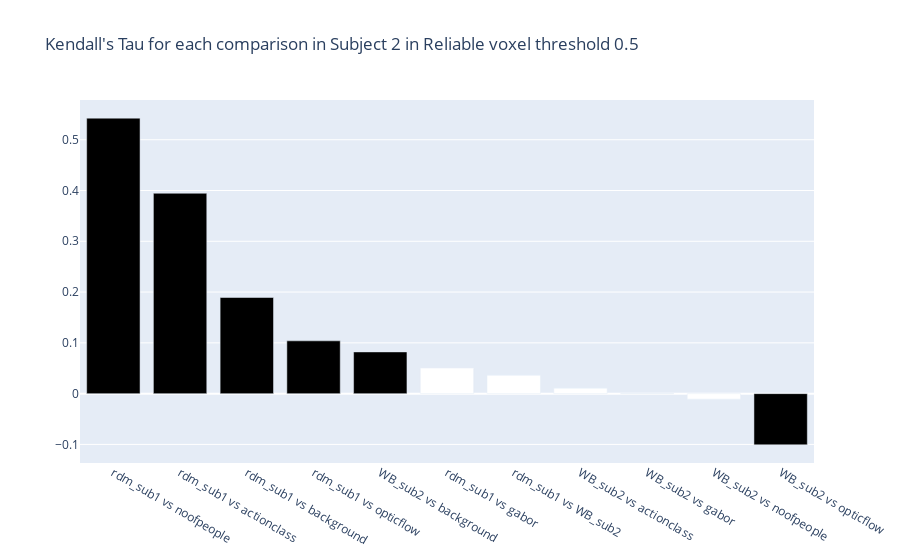

The cell this chart's notebook holds for it:
### Code cell
rdms = [rdm_sub1, WB_Sub2]
rdm_names = ['rdm_sub1', 'WB_sub2']

# List of models
models = [opticflow, background, gabor, noofpeople, actionclass]
model_names = ['opticflow', 'background', 'gabor', 'noofpeople', 'actionclass']

df = pd.DataFrame(columns=['Comparison', 'Kendall\'s Tau', 'p-value'])
def get_upper_triangular(matrix):
    return squareform(matrix, checks=False)

p_values = []
for rdm, rdm_name in zip(rdms, rdm_names):
    if rdm_name!='rdm_sub1':
        tau, p_value = kendalltau(get_upper_triangular(rdm_sub1), get_upper_triangular(rdm))
        df = df.append({
            'Comparison': f'rdm_sub1 vs {rdm_name}',
            'Kendall\'s Tau': tau,
            'p-value': p_value
        }, ignore_index=True)
        p_values.append(p_value)
    for model, model_name in zip(models, model_names):
        tau, p_value = kendalltau(get_upper_triangular(rdm), get_upper_triangular(model))
        df = df.append({
            'Comparison': f'{rdm_name} vs {model_name}',
            'Kendall\'s Tau': tau,
            'p-value': p_value
        }, ignore_index=True)
        p_values.append(p_value)

# Apply Bonferroni correction
reject, pvals_corrected, _, _ = multipletests(p_values, method='bonferroni')
df['p-value'] = pvals_corrected

df = df.sort_values('Kendall\'s Tau', ascending=False)

fig = go.Figure(data=[
    go.Bar(
        name='Kendall\'s Tau',
        x=df['Comparison'],
        y=df['Kendall\'s Tau'],
        hovertext=df['p-value'].apply(lambda p: f"p-value: {'<0.001' if p < 0.001 else ('<0.01' if p < 0.01 else f'{p:.2f}')}")
,
        marker_color=df['p-value'].apply(lambda p: 'black' if p < 0.01 else 'white')
    )
])

# Change the bar mode
fig.update_layout(barmode='group', title_text='Kendall\'s Tau for each comparison in Subject 2 in Reliable voxel threshold 0.5')

fig.show()
fig.write_image(r"C:\Users\UmurY\OneDrive\Masaüstü\Action_Clusters_Python\Result_Files\Clean DSM\Figures\KT_Sub2_WB_(r=0.5).png")

### Figure 1 — Plotly figure (JSON) as saved in the notebook; plotly's stock layout.template omitted (floating-point values rounded to 4 significant figures)
{"data": [{"hovertext": ["p-value: <0.001", "p-value: <0.001", "p-value: <0.001", "p-value: <0.001", "p-value: <0.001", "p-value: 0.07", "p-value: 0.54", "p-value: 1.00", "p-value: 1.00", "p-value: 1.00", "p-value: <0.001"], "marker": {"color": ["black", "black", "black", "black", "black", "white", "white", "white", "white", "white", "black"]}, "name": "Kendall's Tau", "type": "bar", "x": ["rdm_sub1 vs noofpeople", "rdm_sub1 vs actionclass", "rdm_sub1 vs background", "rdm_sub1 vs opticflow", "WB_sub2 vs background", "rdm_sub1 vs gabor", "rdm_sub1 vs WB_sub2", "WB_sub2 vs actionclass", "WB_sub2 vs gabor", "WB_sub2 vs noofpeople", "WB_sub2 vs opticflow"], "y": [0.5425, 0.3946, 0.1893, 0.104, 0.08217, 0.05031, 0.03608, 0.01082, 1.172e-05, -0.01084, -0.1008]}], "layout": {"barmode": "group", "title": {"text": "Kendall's Tau for each comparison in Subject 2 in Reliable voxel threshold 0.5"}}}
